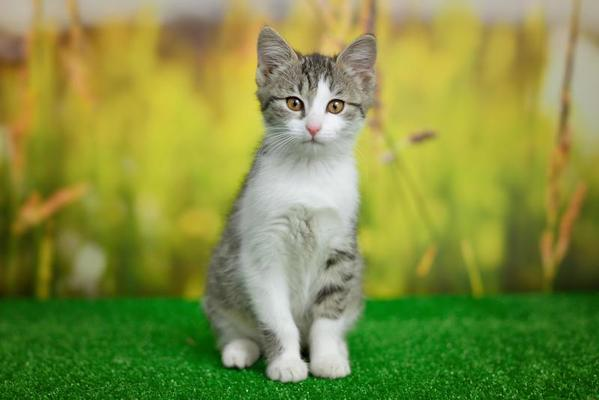
#> input picture Photos/cat2.jpg, 599 x 400 px, found by its file name
$ python draw.py
#> lines starting #> are read from the running program, lines starting #| are printed output that depends on the picture
#Drawing shape and putting text on images
import cv2 as cv
import numpy as np

img=cv.imread("Photos/cat2.jpg")
#> img is the input picture: shape (400, 599, 3); mean B, G, R 66, 142.6, 129.7
cv.imshow("Cat Image",img)

#1.Paint the image a certain color
img[:]=0,255,0 #Painting the entire image green
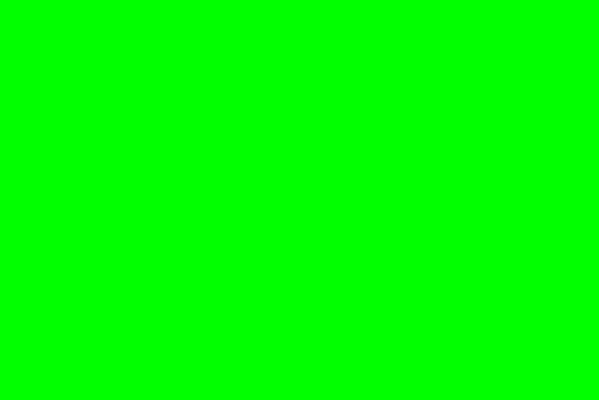
#> img: shape (400, 599, 3); mean B, G, R 0, 255, 0
cv.imshow("Green Paint",img)

#2.Draw a rectangle
rect=cv.rectangle(img,(0,0),(300,200),(0,0,255),thickness=2)
#img=The image on which we want the rectangle to be drawn
#(0,0)=Staring point of the rectangle. (Origin in this case)
#(300,200)=Ending point of the rectangle
#thickness=Thickness of the borders of the rectangle
#If thickness=cv.FILLED
cv.imshow("Rectangle Drawn on Image",rect)


#3.Draw a Circle
circle=cv.circle(img,(300,200),40,(255,0,0),thickness=3)
#img=The image on which we want the circle to be drawn
#(0,0)=Midpoint of the Circle.
#40=Radius of the circle
#thickness=Thickness of the borders of the Circle
cv.imshow("Circle Drawn on image",circle)

#4.Draw a Line on the image
line=cv.line(img,(0,0),(300,200),(0,100,155),thickness=2)
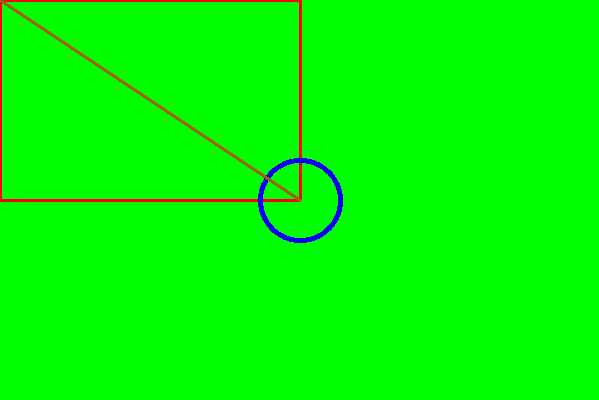
#> line: shape (400, 599, 3); mean B, G, R 1.3, 250.4, 3.3
cv.imshow("Line drawn on an image",line)

#5.Write text on an image
textImage=cv.putText(img,"Hello there!!",(300,200),cv.FONT_HERSHEY_TRIPLEX,1.0,(100,100,55),thickness=2)
cv.imshow("Putting Text on an image",textImage)


cv.waitKey(0)
